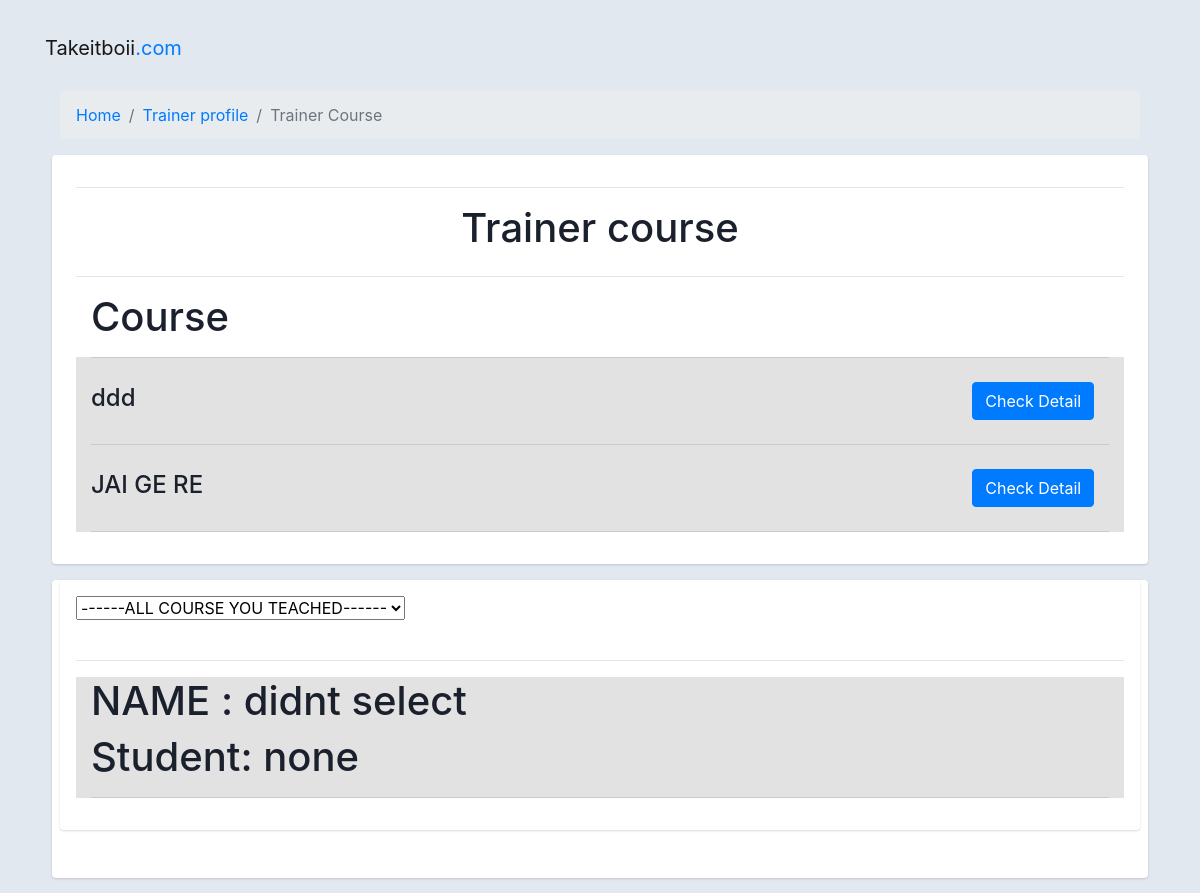
The page /trainer/trainer_course (signed in) on the database as committed earlier.
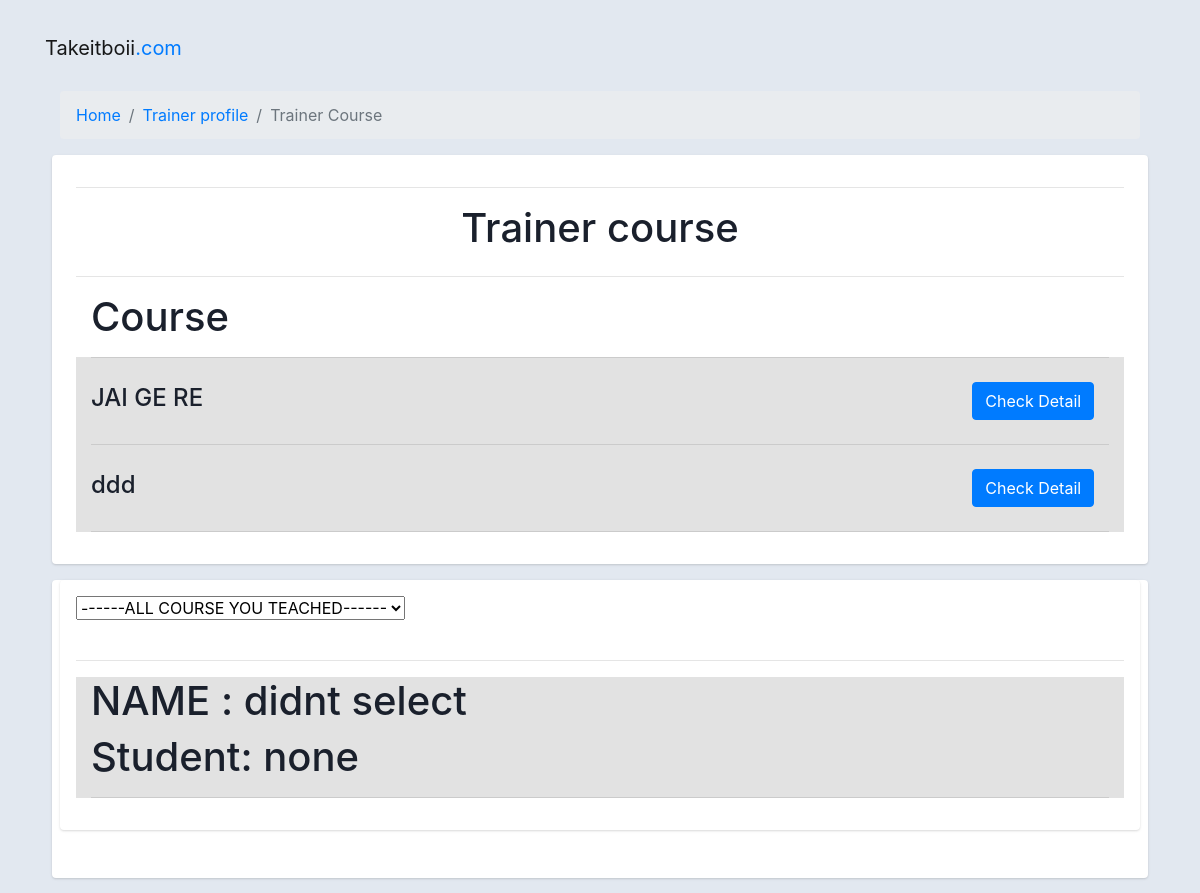
The same page on the database as committed later.
### Courses/models.py (models this page shows, shortened)
class Course(models.Model):
    name = models.CharField(max_length=500)
    info = models.CharField(max_length=500)
    teach = models.ManyToManyField(
        'Trainer.Trainer', related_name="teacher", blank=False)
    days = models.PositiveIntegerField(default=0)
    pic = models.ImageField(null=True, blank=True,default="default-image.png")

### Trainer/views.py (the view, shortened to what this page needs)
# urls.py: path('trainer_course', views.trainer_course, name="trainer_course"),
def trainer_course(request):
    if not request.user.is_authenticated:
        return HttpResponseRedirect(reverse("Users:login"))
    else:
        try:
            tr = Trainer.objects.get(user=request.user)
        except Trainer.DoesNotExist:
            tr = None
        if tr is None:
            return HttpResponseRedirect(reverse("home:index"))
        else:
            cus = "this course has no customer"
            track = None
            all_course = get_object_or_404(
                Trainer, user=request.user).teacher.all()
            blanklist = []
            for i in all_course:
                blanklist.append(i)
            return render(request, "trainer/trainercourse.html", {
                "all_course": blanklist,
                "all_cus": cus,
                "track": track,
            })

### Trainer/templates/trainer/trainercourse.html (shortened to what the changed rows need)
<!DOCTYPE html>
<html>
<head>
    <link rel="stylesheet" href="https://stackpath.bootstrapcdn.com/bootstrap/4.3.1/css/bootstrap.min.css"
>
</head>
<body>
    <div class="container">
        <div class="main-body">
            <nav aria-label="breadcrumb" class="main-breadcrumb ">
                <main>
                    <div class="row gutters-sm">
                        <div class="card mb-3 col-md-12">
                            <div class="card-body">
                                <div class="row">
                                    <div class=" col-lg-12 text-md-center">
                                        <h1 class="fw-light">
                                            Trainer course</h1>
                                    </div>
                                </div>
                                <div class=" col-lg-6 mb-lg-3 ">
                                    <h1 class="fw-light">
                                        Course</h1>
                                </div>
                                <div class="col-12" style="background-color: #e2e2e2;">
                                    <hr>
                                    {%for i in all_course%}
                                    <div class="row">
                                        <div class="col-md-10">
                                            <h4 style="margin-top: 10px;">{{i.name}}</h4>
                                        </div>
                                        <div class="col-md-2 ">
                                            <a class=" btn btn-primary m-2 "
                                                href="{% url 'Courses:course_details'  i.id %}">Check Detail</a>
                                        </div>
                                    </div>
                                    <hr>
                                    {% endfor %}
                                </div>
                            </div>
                        </div>
                        <div class="card col-md-12">
                            <div class="card mb-5">
                                <div class="card-body">
                                    <div class="col-12" style="background-color: #e2e2e2;">
                                        {% if course_info %}
                                        <h1>NAME : {{course_info.name}}</h1>
                                        {%else%}
                                        <h1>NAME : didnt select</h1>
                                        {%endif%}
                                        {%for i in customerList %}
                                        <h1>Student: {{i.user}}
                                            <a href="{% url 'Trainer:customerTrack' id=i.id%}">Check track</a><br>
                                        </h1>
                                        {%empty%}
                                        <h1>Student: none</h1>
                                        {%endfor%}
                                    </div>
                                </div>
                            </div>
                        </div>
                </main>
        </div>
    </div>
</body>
</html>

Rows that differ between the two databases and show on the page:
changed Course "JAI GE RE": moves up the list
